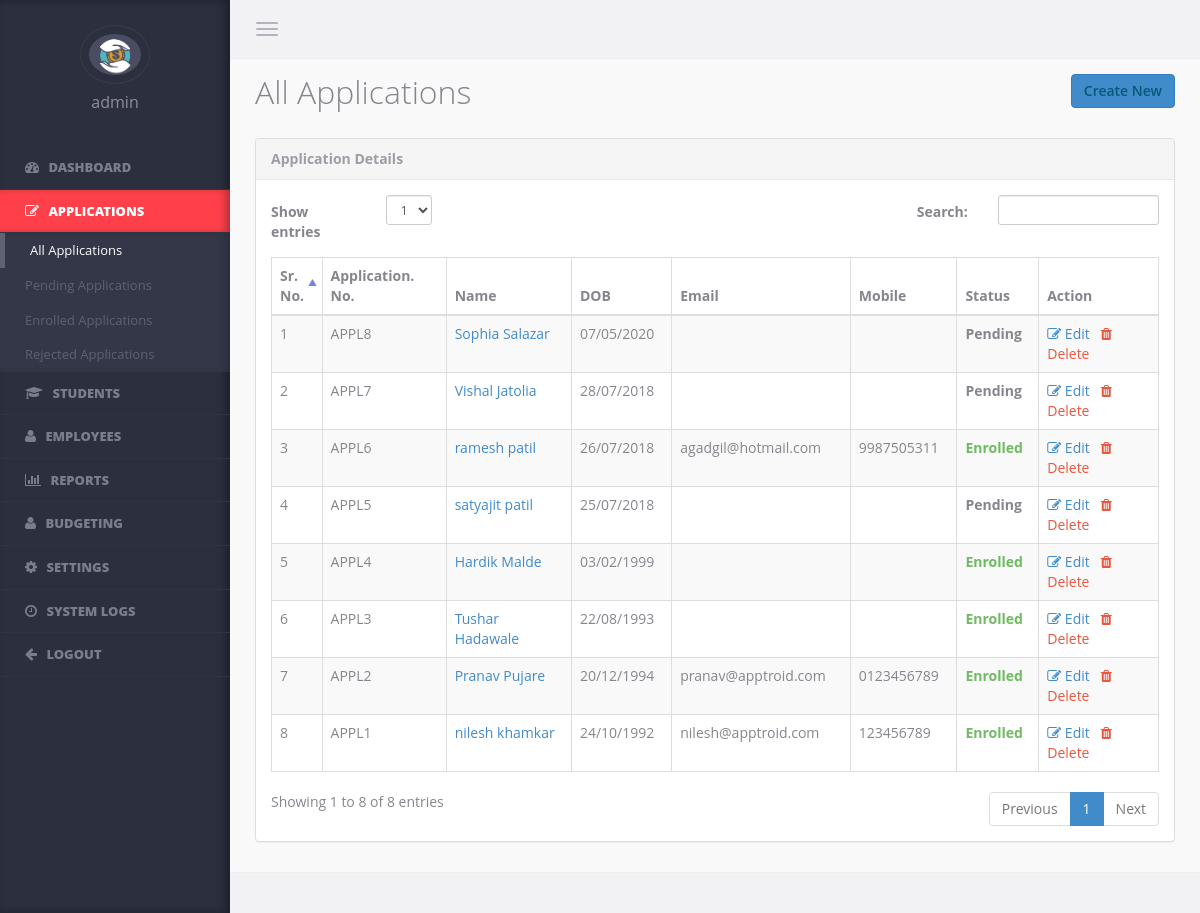
The page /admin/applications.php (signed in) on the database its author committed.
### tables this page shows
CREATE TABLE `student_info` (
  `id` int(11) NOT NULL,
  `application_id` varchar(50) DEFAULT NULL,
  `student_code` varchar(50) DEFAULT NULL,
  `first_name` varchar(50) DEFAULT NULL,
  `middle_name` varchar(50) DEFAULT NULL,
  `last_name` varchar(50) DEFAULT NULL,
  `dob` varchar(30) DEFAULT NULL,
  `caste` varchar(50) DEFAULT NULL,
  `vsm_branch` varchar(50) DEFAULT NULL,
  `csr` varchar(30) DEFAULT NULL,
  `csr_organisation` varchar(50) DEFAULT NULL,
  `photo` varchar(200) DEFAULT NULL,
  `status` enum('Pending','Rejected','Enrolled') NOT NULL DEFAULT 'Pending',
  `remark_by_commitee` varchar(500) DEFAULT NULL,
  `submitted_by_admin` int(11) DEFAULT NULL,
  `submission_date` varchar(30) DEFAULT NULL,
  `last_edited_by` int(11) DEFAULT NULL,
  `last_edit_date` varchar(30) DEFAULT NULL
);

CREATE TABLE `contact_details` (
  `id` int(11) NOT NULL,
  `student_id` int(11) DEFAULT NULL,
  `student_email` varchar(50) DEFAULT NULL,
  `student_mobile` varchar(20) DEFAULT NULL,
  `student_landline` varchar(30) DEFAULT NULL,
  `parent_email` varchar(50) DEFAULT NULL,
  `parent_mobile` varchar(20) DEFAULT NULL,
  `parent_landline` varchar(30) DEFAULT NULL,
  `alternate_email` varchar(50) DEFAULT NULL,
  `alternate_mobile` varchar(20) DEFAULT NULL,
  `alternate_landline` varchar(30) DEFAULT NULL,
  `neighbour_email` varchar(50) DEFAULT NULL,
  `neighbour_mobile` varchar(20) DEFAULT NULL,
  `neighbour_landline` varchar(30) DEFAULT NULL,
  `submitted_by_admin` int(11) DEFAULT NULL,
  `submission_date` varchar(30) DEFAULT NULL,
  `last_edited_by` int(11) DEFAULT NULL,
  `last_edit_date` varchar(30) NOT NULL
);

### admin/applications.php (the view, shortened to what this page needs)
<?php
include_once 'include/include.php';
if(!isset($_SESSION['admin_id']) && empty($_SESSION['admin_id']) && !isset($_SESSION['admin_type']) && empty($_SESSION['admin_type']))
{
  header('location:login');
}
else
{
?>
<!DOCTYPE html>
<html lang="en">
<head>
    <?php include 'include/head.php';?>
</head>
<body data-ng-app>
    <?php if(isset($_GET['type'])&&$_GET['type']=='Enrolled'){
			$page='applications?type=Enrolled';
			}
			else if(isset($_GET['type'])&&$_GET['type']=='Rejected'){
				$page='applications?type=Rejected';
			}
			else if(isset($_GET['type'])&&$_GET['type']=='Pending'){
				$page='applications?type=Pending';
			}else{
				$page='applications';
			}
	?>
    <?php include 'include/sidebar-admin.php';?>
    <?php
    if(isset($_GET['type']))
    {
        $application_type=str_replace("'","\'",$_GET['type']);
    }
    else
    {
        $application_type='';
    }
    ?>
    <section class="content">
        <?php include 'include/header.php'; ?>
        <div class="wrapper container-fluid">
            <div class="page-header" ><h1>
			<?php if($application_type=='Enrolled'){
				echo 'Approved Applications';
				}
				else if($application_type=='Rejected'){
					echo 'Rejected Applications';
				}
				else if($application_type=='Pending'){
					echo 'Pending Applications';
				}
				else{
					echo 'All Applications';
			} ?>
			<small>
				<a href="add_application" type="button" style="float:right" class="btn btn-primary">Create New</a>
			</small>
			</h1>
			</div>
                <div class="panel panel-default">
                    <div class="panel-heading">Application Details</div>
                    <div class="panel-body">
                <?php
                    $admin_type=$_SESSION['admin_type'];
                    if($admin_type!='kp')
                    {
                ?>
                        <table cellpadding="0" cellspacing="0" border="0" class="table table-striped table-bordered" id="basic-datatable">
                            <thead>
                                <tr>
                                    <th>Sr. No.</th>
                                    <th>Application. No.</th>
                                    <th>Name</th>
                                    <th>DOB</th>
                                    <th>Email</th>
                                    <th>Mobile</th>
                                    <th>Status</th>
                                    <th>Action</th>
                                </tr>
                            </thead>
                            <tbody>
                         <?php
                            $count=0;
                                if($application_type=='')
                                {
                                    $query="SELECT student_info.*, contact_details.student_email, contact_details.student_mobile FROM student_info left join contact_details on student_info.id=contact_details.student_id order by id desc";
                                }
                                else
                                {
                                    $query="SELECT student_info.*, contact_details.student_email, contact_details.student_mobile FROM student_info left join contact_details on student_info.id=contact_details.student_id WHERE student_info.status='$application_type' order by id desc";
                                }
                            $query_run=@mysqli_query($connect, $query);
                            while ($result=@mysqli_fetch_assoc($query_run))
                            {
                                $count++;
                        ?>
                                <tr class="odd gradeX">
                                    <td><?= $count; ?></td>
                                    <td><?= $result['application_id']; ?></td>
                                    <td><a href="student_details?student_id=<?= $result['id']; ?>&&student_code=""><?= $result['first_name'].' '.$result['last_name']; ?></a></td>
                                    <td><?php if($result['dob']){ echo date('d/m/Y', strtotime($result['dob'])); } ?></td>
                                    <td><?= $result['student_email']; ?></td>
                                    <td><?= $result['student_mobile']; ?></td>
                                    <td><b class="<?php if($result['status']=='Enrolled'){
														echo 'text-success';
														}
														else if($result['status']=='Rejected'){
															echo 'text-danger'; } ?>">
															<?= $result['status']; ?>
															</b>
															</td>
                                    <td><a href="edit_application?student_id=<?= $result['id']; ?>&&student_code=">
									<i class="fa fa-edit"></i> Edit </a>&nbsp;&nbsp;<?php if($admin_type!='kp'){ ?><a href="javascript:void(0);" id="delete_<?php echo $result['id']; ?>" class="text-danger" onclick="deleterecord(<?php echo $result['id']; ?>)" ><i class="fa fa-trash"></i> Delete</a><?php } ?></td>
                                </tr>
                        <?php
                            }
                        ?>
                            </tbody>
                        </table>
                <?php
                    }
                ?>
                    </div>
                </div>
        </div>
        <?php include 'include/footer.php';?>
    </section>
</body>
</html>
<?php
    }
?>

### admin/include/sidebar-admin.php (shortened to what this page needs)
<aside class="left-panel">
<?php
    $admin_id=$_SESSION['admin_id'];
    $admin_type=$_SESSION['admin_type'];
    $query20="SELECT first_name FROM admin WHERE id='$admin_id'";
    $query20_run=mysqli_query($connect, $query20);
    $admin_data=mysqli_fetch_assoc($query20_run);
    $admin_fname=$admin_data['first_name'];
?>
    <div class="user text-center">
        <img src="../images/logo.jpg" class="img-circle" alt="...">
        <h4 class="user-name"><?= $admin_fname; ?></h4>
    </div>
    <nav class="navigation">
        <ul class="list-unstyled">
            <li <?php if(isset($page) && $page == 'dashboard') {
				echo 'class="active"';
				}
				?>>
			<a href="dashboard">
			<i class="fa fa-dashboard">
			</i>
			<span class="nav-label">
			Dashboard
			</span>
			</a>
			</li>
		<?php
			if($admin_type!='kp')
			{
		?>
            <li <?php
				if(isset($page) && ($page == 'applications' || $page == 'applications?type=Enrolled' || $page == 'applications?type=Rejected' || $page == 'applications?type=Pending')){
					echo 'class="has-submenu active"';
				}
				else{
					echo 'class="has-submenu"';
					}
			?>>
			<a href="#">
			<i class="fa fa-edit">
			</i>
			<span class="nav-label">Applications</span>
			</a>
                <ul class="list-unstyled">
                    <li <?php if(isset($page) && $page == 'applications') {echo 'class="active"';} ?>>
					<a href="applications">All Applications</a>
					</li>
                    <li <?php if(isset($page) && $page == 'applications?type=Pending') {echo 'class="active"';} ?>>
					<a href="applications?type=Pending">Pending Applications</a>
					</li>
                    <li <?php if(isset($page) && $page == 'applications?type=Enrolled') {echo 'class="active"';} ?>>
					<a href="applications?type=Enrolled">Enrolled Applications</a>
					</li>
                    <li <?php if(isset($page) && $page == 'applications?type=Rejected') {echo 'class="active"';} ?>>
					<a href="applications?type=Rejected">Rejected Applications</a>
					</li>
                </ul>
            </li>
    <?php
        }
    ?>
		    <li <?php if(isset($page) && $page == 'students') {echo 'class="active"';} ?>>
			<a href="students">
			<i class="fa fa-graduation-cap">
			</i>
			<span class="nav-label">Students</span>
			</a>
			</li>
    <?php
        if($admin_type!='kp')
        {
    ?>
		    <li <?php if(isset($page) && $page == 'karyakarta_palak') {echo 'class="active"';} ?>>
			<a href="karyakarta_palak">
			<i class="fa fa-user">
			</i>
			<span class="nav-label">Employees</span>
			</a>
			</li>
    <?php
        }
    ?>
            <li <?php if(isset($page) && ($page == 'monthly_reports' || $page == 'annual_reports')) {echo 'class="active"';} ?> class="has-submenu">
			<a href="#">
			<i class="fa fa-bar-chart">
			</i>
			<span class="nav-label">Reports</span>
			</a>
            </li>
            <li <?php
					if(isset($page) && $page == 'budgeting') {
						echo 'class="active"';
					}
				?>>
			<a href="budgeting">
			<i class="fa fa-user">
			</i>
			<span class="nav-label">Budgeting</span>
			</a>
			</li>
    <?php
        if($admin_type!='kp')
        {
    ?>
            <li <?php
					if(isset($page) && ($page == 'settings' || $page == 'decoding' || $page == 'events')) {
						echo 'class="has-submenu active"';
					}
					else{
						echo 'class="has-submenu"';
					}
				?>>
			<a href="#">
			<i class="fa fa-cog">
			</i>
			<span class="nav-label">Settings</span>
			</a>
            </li>
            <li <?php if(isset($page) && $page == 'system_logs') {echo 'class="active"';} ?>>
			<a href="system_logs">
			<i class="fa fa-clock-o">
			</i>
			<span class="nav-label">System Logs</span>
			</a>
			</li>
    <?php
        }
    ?>
			<li class=""><a href="logout">
			<i class="fa fa-arrow-left">
			</i>
			<span class="nav-label">Logout</span>
			</a>
			</li>
		</ul>
    </nav>
</aside>

### admin/assets/css/app/app.v1.css (style rules this page uses)
body { background-color:#f9f9f9; color:#85868d; font-family: 'Open Sans', sans-serif; position:relative; }
body, html { overflow-x:hidden; }
strong, b { font-weight:700; }
aside.left-panel { background-color:#2b2f3e; width:230px; position:fixed; padding:25px 0px; box-shadow:inset -5px 0px 8px rgba(0,0,0,0.3); height:100%; top:0px; left:0px; }
.user { margin-bottom:35px; }
.user h4.user-name { color:#8e909a; font-size:16px; }
.user img { border:1px solid #383c4a; padding:8px; width:70px; }
.navigation { margin:20px 0px; }
.navigation > ul > li { position:relative; }
.navigation > ul > li.has-submenu:after { content:"\f105"; font-family: 'FontAwesome'; display:inline-block; position:absolute; color:#7a7e8a; right:15px; transition: all 0.4s; -moz-transition: all 0.4s; -webkit-transition: all 0.4s; -o-transition: all 0.4s; top:10px; visibility:hidden; }
.navigation > ul > li.active.has-submenu:after, .navigation > ul > li.has-submenu:hover:after { color:#fff; }
.navigation > ul > li > a { display:block; padding:12px 25px; color:#7a7e8a; text-transform:uppercase; font-size:13px; text-decoration:none; font-weight:800; border-bottom:1px solid #2f3444; transition: all 0.4s; -moz-transition: all 0.4s; -webkit-transition: all 0.4s; -o-transition: all 0.4s; }
.navigation > ul > li:hover > a, .navigation > ul > li.active:hover > a, .navigation > ul > li.active > a { color:#fff; background-color: #ff404b; -webkit-box-shadow: inset -6px 0 8px -2px rgba(0,0,0,0.3); box-shadow: inset -6px 0 8px -2px rgba(0,0,0,0.3); }
.navigation ul li a i { margin-right:6px; font-size:14px; }
.navigation ul li ul { display:none; background-color:#333747; -webkit-box-shadow: inset -6px 0 8px -2px rgba(0,0,0,0.2); box-shadow: inset -6px 0 8px -2px rgba(0,0,0,0.2); }
aside:not(.collapsed) .navigation ul li.active ul { display:block; }
.navigation ul li ul li a { padding:8px 25px; color:#5e6271; text-decoration:none; white-space:nowrap; transition: all 0.2s; -moz-transition: all 0.2s; -webkit-transition: all 0.2s; -o-transition: all 0.2s; font-size:13px; border-left:0px solid #5e6271; text-align:left; display:block; }
.navigation ul li ul li a:hover, .navigation ul li ul li.active a { border-left:5px solid #5e6271; color:#fff; }
.content { margin-left:230px; }
.content > .container-fluid { padding-left:25px; padding-right:25px; }
.page-header { margin:0px; border:0px; }
.page-header h1 { color:#84868e; font-weight:300; font-size:32px; margin-top:15px; margin-bottom:20px; }
.page-header * { font-weight:600; color: #075878; }
.page-header * small { font-size:14px; color:#9D9EA5; }
.text-danger { color:#E9573F; }
.text-success { color:#70BA63; }
.panel { margin-bottom:30px; }
.panel-heading { font-weight:700; }
.panel-default > .panel-heading, .panel-default > .panel-footer { border-color: #e8e8eb; box-shadow:none; }
.panel-default > .panel-heading, .btn-default { color:#9D9EA5; }

### rows shown on the page
student_info: application "APPL8", first_name "Sophia", last_name "Salazar", dob "07/05/2020", status "Pending"
student_info: application "APPL7", first_name "Vishal", last_name "Jatolia", dob "28/07/2018", status "Pending"
student_info: application "APPL6", first_name "ramesh", last_name "patil", dob "26/07/2018", contact_details.student_email "agadgil@hotmail.com", contact_details.student_mobile "9987505311", status "Enrolled"
student_info: application "APPL5", first_name "satyajit", last_name "patil", dob "25/07/2018", status "Pending"
student_info: application "APPL4", first_name "Hardik", last_name "Malde", dob "03/02/1999", status "Enrolled"
student_info: application "APPL3", first_name "Tushar", last_name "Hadawale", dob "22/08/1993", status "Enrolled"
student_info: application "APPL2", first_name "Pranav", last_name "Pujare", dob "20/12/1994", contact_details.student_email "pranav@apptroid.com", contact_details.student_mobile "0123456789", status "Enrolled"
student_info: application "APPL1", first_name "nilesh", last_name "khamkar", dob "24/10/1992", contact_details.student_email "nilesh@apptroid.com", contact_details.student_mobile "123456789", status "Enrolled"

### other values the page prints
$admin_fname "admin"
